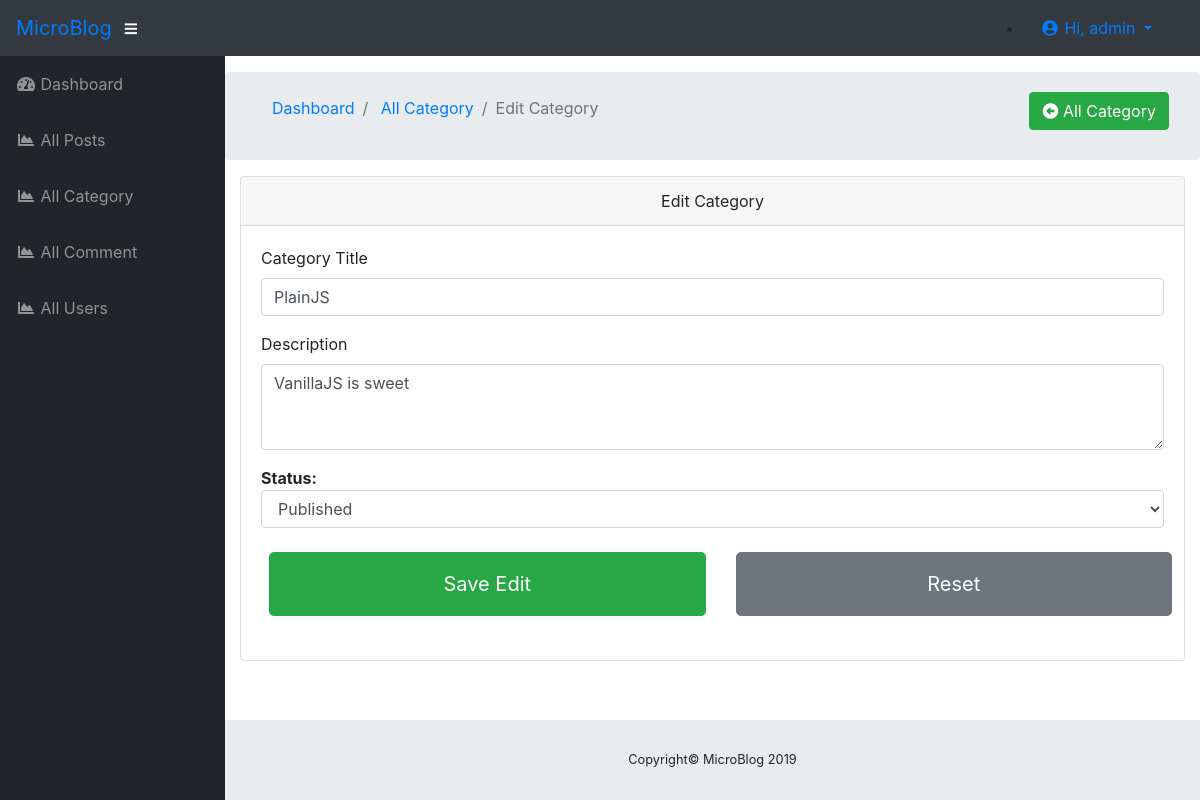
The page /admin/editCategory.php?id=1 (signed in) on the database its author committed.
### tables this page shows
CREATE TABLE `tbl_category` (
  `cat_id` int(11) NOT NULL,
  `cat_name` varchar(100) NOT NULL,
  `cat_description` varchar(255) NOT NULL,
  `cat_status` int(2) NOT NULL DEFAULT '0',
  `created_at` timestamp NOT NULL DEFAULT CURRENT_TIMESTAMP
);

### admin/editCategory.php (the view, shortened to what this page needs)
<?php ob_start();
include "inc/header.php"; ?>
<div id="wrapper">
    <?php include "inc/sidebar.php"; ?>
    <div id="content-wrapper">
        <div class="container-fluid">
            <div class="row breadcrumb dashboard-breadcrumb">
                <div class="col-md-8">
                    <ol class="breadcrumb">
                        <li class="breadcrumb-item">
                            <a href="index.php">Dashboard</a>
                        </li>
                        <li class="breadcrumb-item">
                            <a href="allCategory.php">All Category</a>
                        </li>
                        <li class="breadcrumb-item active">Edit Category</li>
                    </ol>
                </div>
                <div class="col-md-4">
                    <div class="btn-group float-right mt-2" role="group">
                        <a class="btn btn-success btn-md" href="allCategory.php">
                            <i class="fa fa-arrow-alt-circle-left" aria-hidden="true"></i> All Category
                        </a>
                    </div>
                </div>
            </div>
            <div class="card">
                <div class="card-header text-center">
                    Edit Category
                </div>
                <div class="card-body">
                    <?php
                    if (isset($_GET['id']) && is_numeric($_GET['id'])) {
                        $id = $_GET['id'];
                        $sql = "SELECT * FROM `tbl_category` WHERE `cat_id` = $id";
                        $result = $db->query($sql) or die($db->error);;
                        $row = $result->fetch_assoc();
                        ?>
                        <form action="sReq/editCategory.php" method="post" id="editCat">
                            <div class="form-group">
                                <label for="catTitle">Category Title</label>
                                <input type="text" name="cat_name" class="form-control" value="<?php echo $row['cat_name']; ?>" id="catTitle" placeholder="Category Name">
                            </div>
                            <div class="form-group">
                                <label for="catContent">Description</label>
                                <textarea class="form-control" name="cat_description" id="catContent" rows="3"><?php echo $row['cat_description']; ?></textarea>
                            </div>
                            <div class="form-group">
                                <b>Status: </b>
                                <select name="cat_status" class="form-control">
                                </select>
                            </div>
                            <div class="form-group row">
                                <div class="col-sm-6">
                                    <button type="submit" name="editCategory" class="btn btn-success btn-block btn-lg text-center p-3 m-2">Save Edit</button>
                                </div>
                                <div class="col-sm-6">
                                    <button type="reset" class="btn btn-secondary btn-block btn-lg text-center p-3 m-2">Reset</button>
                                </div>
                            </div>
                        </form>
                    <?php } else {
                        header("Location: allCategory.php");
                    } ?>
                </div>
            </div>
        </div>
        <?php include "inc/footer.php"; ?>

### rows shown on the page
tbl_category: cat_name "PlainJS", cat_description "VanillaJS is sweet", cat_status "Published"

### other values the page prints
$_SESSION['username'] "admin"
